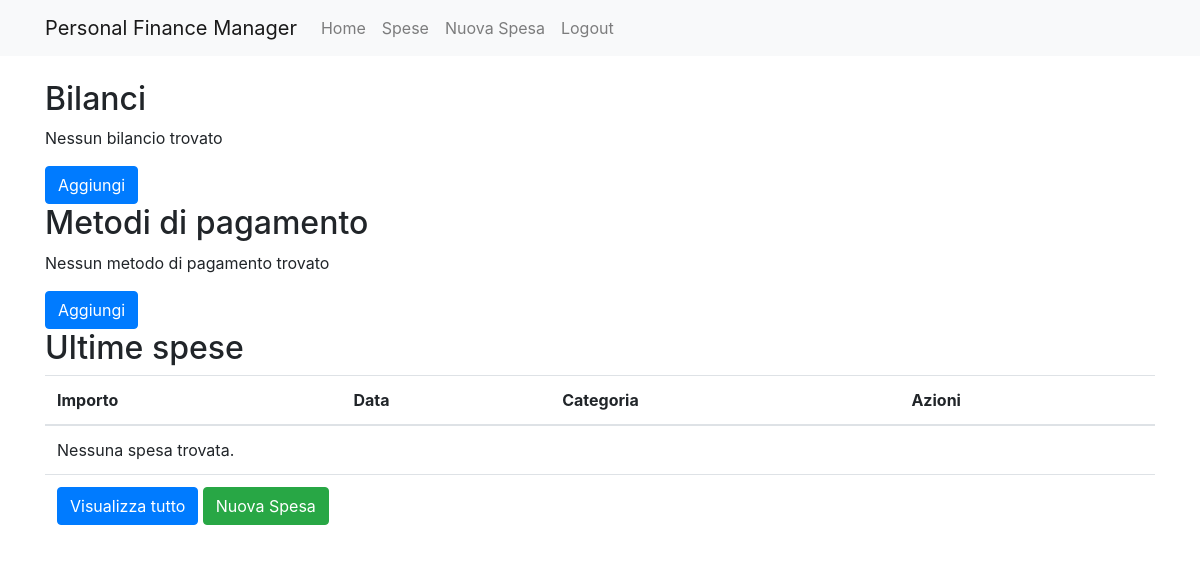
Before: / (signed in) with the older database file.
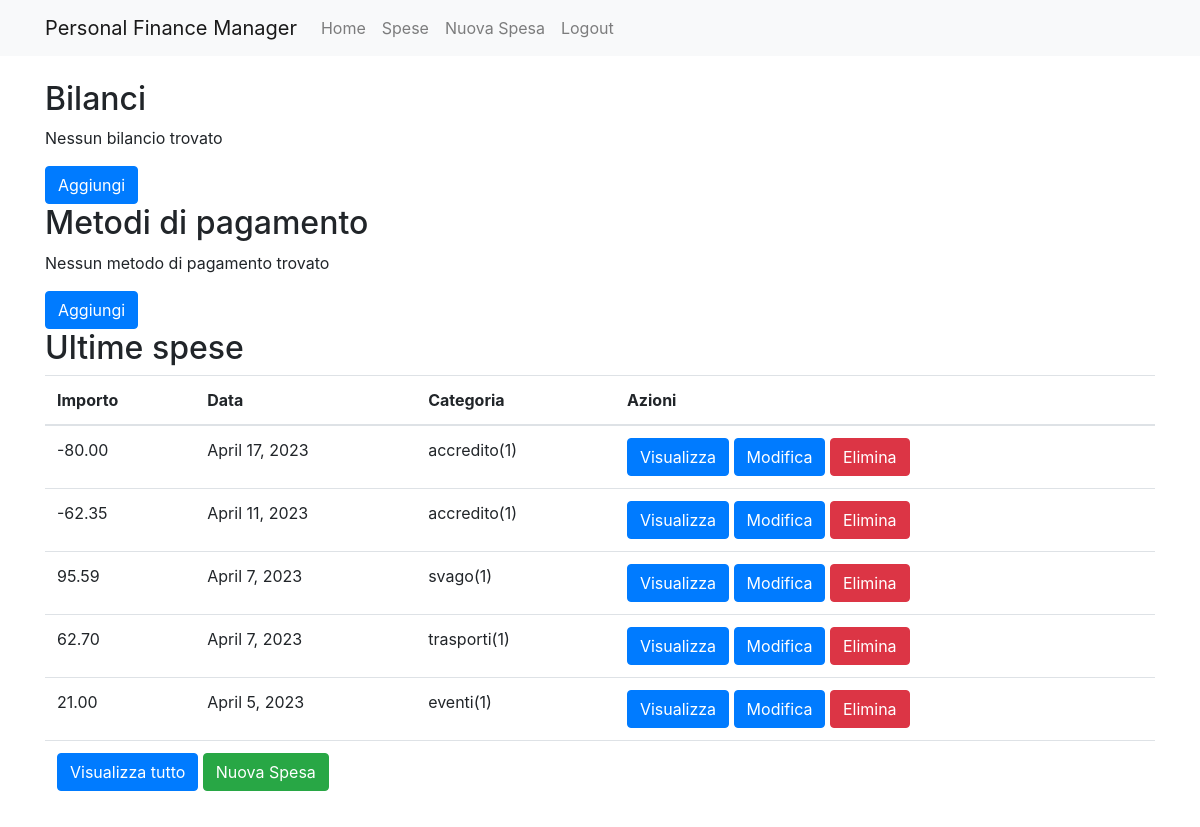
After: the same page with the newer database file.
### expenses/models.py (models this page shows, shortened)
class Expense(models.Model):
    user = models.ForeignKey(User, on_delete=models.CASCADE)
    balance = models.ForeignKey(Balance, on_delete=models.CASCADE)
    payment_method = models.ForeignKey(Payment_Method, on_delete=models.CASCADE)
    amount = models.DecimalField(max_digits = 6, decimal_places=2)
    date = models.DateField()
    category = models.ForeignKey(Category, on_delete=models.CASCADE)
    description = models.CharField(max_length=200)

class Category(models.Model):
    user = models.ForeignKey(User, on_delete=models.CASCADE)
    name = models.CharField(max_length=200)
    def __str__(self):
        return self.name + "(" + str(self.user.id) + ")"

### expenses/views.py (the view)
# urls.py: path('', views.index, name='index'),
@login_required
def index(request):
    balances = Balance.objects.filter(user=request.user)
    payment_methods = Payment_Method.objects.filter(user=request.user)
    expenses = Expense.objects.filter(user=request.user).order_by("-date")[:5]
    return render(request, 'index.html', {'balances': balances, 'payment_methods': payment_methods, 'expenses':expenses})

### expenses/templates/index.html (shortened to what this page needs)
{% extends 'base.html' %}
{% block content %}
  <h2>Bilanci</h2>
  {% for balance in balances %}
    <p><strong>{{ balance.display }}</strong>: {{ balance.calculate }}</p>
  {% empty %}
    <p>Nessun bilancio trovato</p>
  {% endfor %}
  <a href="{% url 'balance_new' %}" class="btn btn-primary">Aggiungi</a>
  <h2>Metodi di pagamento</h2>
  {% for pm in payment_methods %}
    <p><strong>{{ pm.display }}</strong>: {{ pm.calculate }}</p>
  {% empty %}
    <p>Nessun metodo di pagamento trovato</p>
  {% endfor %}
  <a href="{% url 'payment_method_new' %}" class="btn btn-primary">Aggiungi</a>
  <h2>Ultime spese</h2>
  <table class="table">
    <thead>
      <tr>
        <th>Importo</th>
        <th>Data</th>
        <th>Categoria</th>
        <th>Azioni</th>
      </tr>
    </thead>
    <tbody>
      {% for expense in expenses %}
        <tr>
          <td>{{ expense.amount }}</td>
          <td>{{ expense.date }}</td>
          <td>{{ expense.category }}</td>
          <td>
            <a href="{% url 'expense_show' expense.pk %}" class="btn btn-primary">Visualizza</a>
            <a href="{% url 'expense_edit' expense.pk %}" class="btn btn-primary">Modifica</a>
            <a href="{% url 'expense_delete' expense.pk %}" class="btn btn-danger">Elimina</a>
          </td>
        </tr>
      {% empty %}
        <tr>
          <td colspan="4">Nessuna spesa trovata.</td>
        </tr>
      {% endfor %}
      <tr>
        <td colspan="4">
          <a href="{% url 'expenses_list' %}" class="btn btn-primary">Visualizza tutto</a>
          <a href="{% url 'expense_new' %}" class="btn btn-success">Nuova Spesa</a>
        </td>
      </tr>
    </tbody>
  </table>
{% endblock %}

### expenses/templates/base.html (shortened to what this page needs)
<!DOCTYPE html>
<html>
<head>
  <link rel="stylesheet" href="https://stackpath.bootstrapcdn.com/bootstrap/4.3.1/css/bootstrap.min.css">
</head>
<body>
  <nav class="navbar navbar-expand-lg navbar-light bg-light">
    <div class="container">
      <a class="navbar-brand" href="{% url 'index' %}">Personal Finance Manager</a>
      <div class="collapse navbar-collapse" id="navbarNav">
        <ul class="navbar-nav">
          {% if user.is_authenticated %}
            <li class="nav-item">
              <a class="nav-link" href="{% url 'index' %}">Home</a>
            </li>
            <li class="nav-item">
              <a class="nav-link" href="{% url 'expenses_list' %}">Spese</a>
            </li>
            <li class="nav-item">
              <a class="nav-link" href="{% url 'expense_new' %}">Nuova Spesa</a>
            </li>
            <li class="nav-item">
              <a class="nav-link" href="{% url 'logout' %}">Logout</a>
            </li>
          {% endif %}
        </ul>
      </div>
    </div>
  </nav>
  <div class="container my-4">
    {% block content %}{% endblock %}
  </div>
</body>
</html>

Changed rows visible on the page:
added Expense: amount "-80.00", date "April 17, 2023", category "accredito(1)"
added Expense: amount "-62.35", date "April 11, 2023", category "accredito(1)"
added Expense: amount "95.59", date "April 7, 2023", category "svago(1)"
added Expense: amount "62.70", date "April 7, 2023", category "trasporti(1)"
added Expense: amount "21.00", date "April 5, 2023", category "eventi(1)"
Other visible differences:
text no longer shown: "Nessuna spesa trovata."
